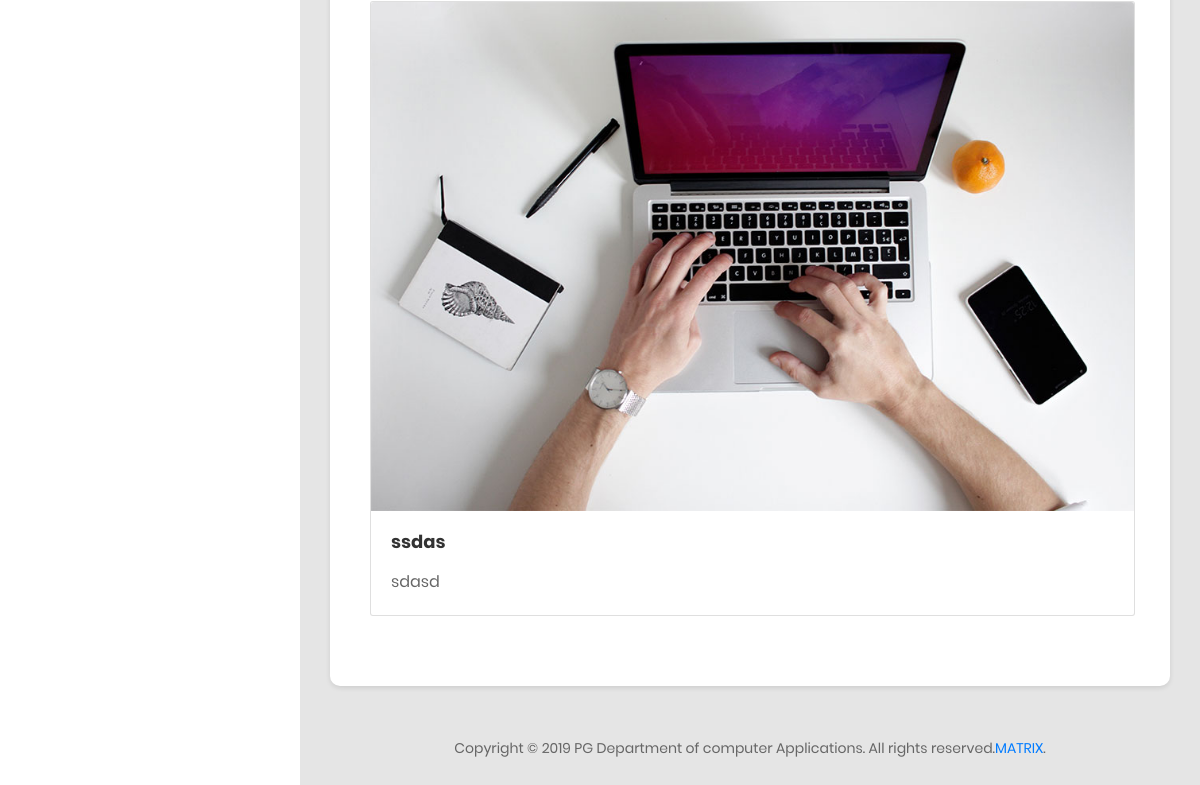
/home/ (lower part), run on an earlier commit of the app's database.
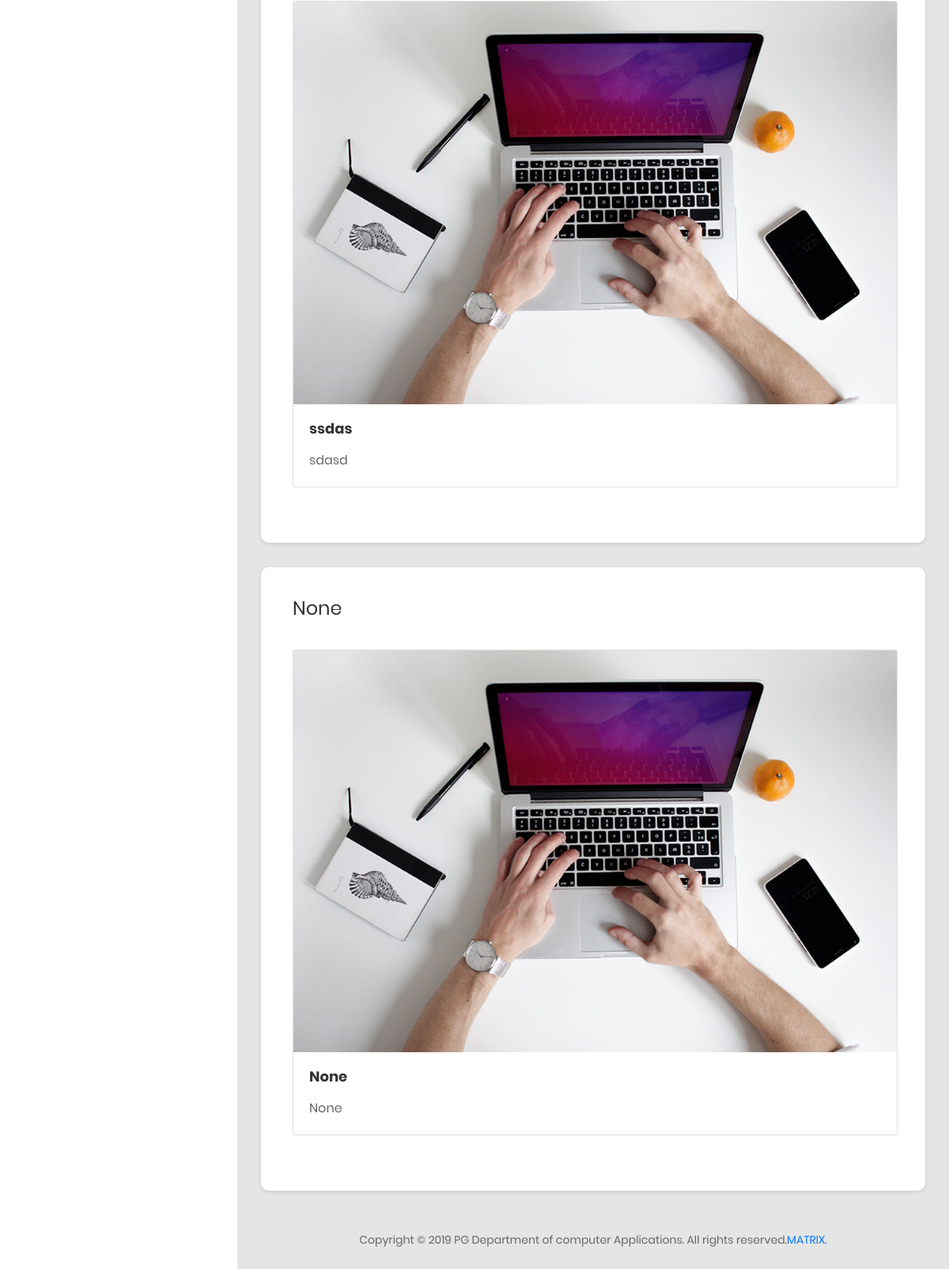
And on a later commit of the database.
### EventApp/models.py (models this page shows)
class Admin(models.Model):
    eventid = models.IntegerField(primary_key=True)
    eventname = models.CharField(max_length=25)
    venue = models.TextField()
    regfee = models.IntegerField()
    tpm = models.IntegerField()
    ddepartment = models.CharField(max_length=200)
    descreption = models.TextField()
    brochure = models.ImageField()
    eventcategory=models.TextField()
    parti=models.IntegerField()
    edate=models.DateField(default=date.today())

### EventApp/views.py (the view)
# urls.py: 2. Add a URL to urlpatterns:  path('', views.home, name='home')
def home(request):
    ob=Admin.objects.all()
    return render(request, 'admin/home.html', context={'data':ob})

### EventApp/templates/admin/home.html (shortened to what this page needs)
{% load static %}
<!DOCTYPE html>
<html lang="en">
<head>
    <link href="{% static 'css/font-face.css' %}" rel="stylesheet" media="all">
    <link href="{% static 'vendor/font-awesome-4.7/css/font-awesome.min.css' %}" rel="stylesheet" media="all">
    <link href="{% static 'vendor/font-awesome-5/css/fontawesome-all.min.css' %}" rel="stylesheet" media="all">
    <link href="{% static 'vendor/mdi-font/css/material-design-iconic-font.min.css' %}" rel="stylesheet" media="all">
    <link href="{% static 'vendor/bootstrap-4.1/bootstrap.min.css' %}" rel="stylesheet" media="all">
    <link href="{% static 'vendor/animsition/animsition.min.css' %}" rel="stylesheet" media="all">
    <link href="{% static 'vendor/bootstrap-progressbar/bootstrap-progressbar-3.3.4.min.css' %}" rel="stylesheet" media="all">
    <link href="{% static 'vendor/wow/animate.css' %}" rel="stylesheet" media="all">
    <link href="{% static 'vendor/css-hamburgers/hamburgers.min.css' %}" rel="stylesheet" media="all">
    <link href="{% static 'vendor/slick/slick.css' %}" rel="stylesheet" media="all">
    <link href="{% static 'vendor/select2/select2.min.css' %}" rel="stylesheet" media="all">
    <link href="{% static 'vendor/perfect-scrollbar/perfect-scrollbar.css' %}" rel="stylesheet" media="all">
    <link href="{% static 'css/theme.css' %}" rel="stylesheet" media="all">
</head>
<body class="animsition">
    <div class="page-wrapper">
        <aside class="menu-sidebar d-none d-lg-block">
        </aside>
        <div class="page-container" >
            <div class="main-content">
                {% for item in data %}
                <div class="section__content section__content--p30">
                    <div class="container-fluid">
                        <div class="row">
                            <div class="col-lg-6">
                            </div>
                            <div class="au-card m-b-30">
                                    <div class="au-card-inner">
                                        <h3 class="title-2 m-b-40">{{item.eventname}}</h3>
                                         <div class="card">
                                            <img class="card-img-top" src="{% static 'images/bg-title-01.jpg' %}" alt="Card image cap">
                                             <div class="card-body">
                                                 <h4 class="card-title mb-3">{{item.eventname}}</h4>
                                                 <p class="card-text">{{item.descreption}}</p>
                                             </div>
                                         </div>
                                    </div>
                                </div>
                        </div>
                    </div>
                </div>
            {% endfor %}
            <div class="row">
                            <div class="col-md-12">
                                <div class="copyright">
                                    <p>Copyright © 2019 PG Department of computer Applications. All rights reserved.<a href="https://www.facebook.com/ignitemarian/?eid=ARD7OH16Kft2MzAtErhhVCa1Dz62zOSN1wwy8qUrby0zk2gGCEPH5lplm8YhjXfw8zWLPT3nyTvc3ZA3">MATRIX</a>.</p>
                                </div>
                            </div>
                        </div>
            </div>
        </div>
    </div>
</body>
</html>

What changed in the data, as far as the page shows it:
added Admin: eventname "None", descreption "None"
